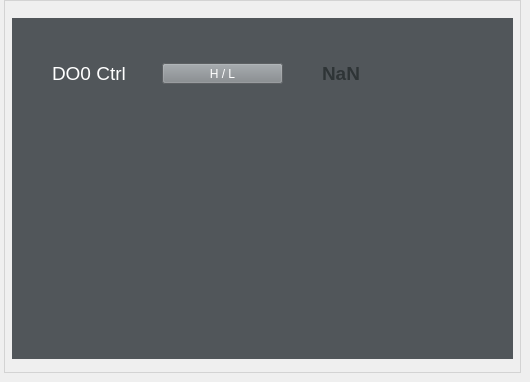
     <widget class="QWidget" name="ControlBox_tab">
      <attribute name="title">
       <string>Control_Box</string>
      </attribute>
      <widget class="QGroupBox" name="ControlBox_groupBox">
       <property name="geometry">
        <rect>
         <x>4</x>
         <y>0</y>
         <width>517</width>
         <height>373</height>
        </rect>
       </property>
       <property name="font">
        <font>
         <family>Ubuntu Condensed</family>
         <pointsize>18</pointsize>
         <weight>50</weight>
         <italic>true</italic>
         <bold>false</bold>
         <underline>false</underline>
         <strikeout>false</strikeout>
         <kerning>true</kerning>
        </font>
       </property>
       <property name="styleSheet">
        <string notr="true">        QGroupBox {
            border-color: rgb(50, 50, 50);
            border: 2px solid lightgray;
            border-width: 0.5px;
            border-style: solid;
            margin-top: 1ex;  /* leave space at the top for the title */
        }
        QGroupBox::title {
            subcontrol-origin: margin;
            subcontrol-position: top left;
            left: 10px;
            margin-left: 0px;
            padding: 0  3px;
        }</string>
       </property>
       <property name="title">
        <string/>
       </property>
       <property name="flat">
        <bool>false</bool>
       </property>
       <widget class="QWidget" name="widget_ControlBox_black" native="true">
        <property name="geometry">
         <rect>
          <x>8</x>
          <y>18</y>
          <width>501</width>
          <height>341</height>
         </rect>
        </property>
        <property name="styleSheet">
         <string notr="true">background-color: rgb(81, 86, 90);</string>
        </property>
        <widget class="QPushButton" name="change_control_box_io_button">
         <property name="geometry">
          <rect>
           <x>150</x>
           <y>45</y>
           <width>121</width>
           <height>21</height>
          </rect>
         </property>
         <property name="styleSheet">
          <string notr="true">background-color: rgb(130, 135, 139); color: white;</string>
         </property>
         <property name="text">
          <string>H / L</string>
         </property>
        </widget>
        <widget class="QLabel" name="DO0_Ctrl_label">
         <property name="geometry">
          <rect>
           <x>40</x>
           <y>40</y>
           <width>101</width>
           <height>31</height>
          </rect>
         </property>
         <property name="font">
          <font>
           <pointsize>8</pointsize>
          </font>
         </property>
         <property name="styleSheet">
          <string notr="true">co</string>
         </property>
         <property name="text">
          <string>&lt;html&gt;&lt;head/&gt;&lt;body&gt;&lt;p&gt;&lt;span style=&quot; font-size:14pt; color:#ffffff;&quot;&gt;DO0 Ctrl&lt;/span&gt;&lt;/p&gt;&lt;/body&gt;&lt;/html&gt;</string>
         </property>
        </widget>
        <widget class="QLabel" name="ctrl_do0_status_label">
         <property name="geometry">
          <rect>
           <x>310</x>
           <y>40</y>
           <width>61</width>
           <height>31</height>
          </rect>
         </property>
         <property name="font">
          <font>
           <pointsize>8</pointsize>
          </font>
         </property>
         <property name="styleSheet">
          <string notr="true">co</string>
         </property>
         <property name="text">
          <string>&lt;html&gt;&lt;head/&gt;&lt;body&gt;&lt;p&gt;&lt;span style=&quot; font-size:14pt; font-weight:600; color:#2e3436;&quot;&gt;NaN&lt;/span&gt;&lt;/p&gt;&lt;/body&gt;&lt;/html&gt;</string>
         </property>
        </widget>
       </widget>
      </widget>
     </widget>
